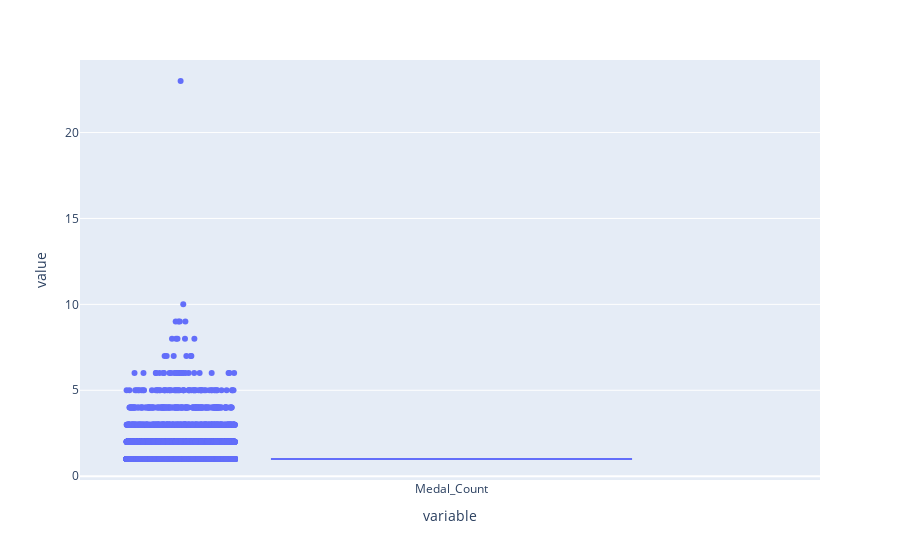

The code cell stored with this chart in its notebook:
### Code cell
# Apenas um teste de visualização com Plotly.
px.box(df_med_summer['Medal_Count'], points='all')

### Figure 1 — Plotly figure (JSON) as saved in the notebook; plotly's stock layout.template omitted (floating-point values rounded to 4 significant figures; data arrays with more than 128 entries replaced by an {"elided": "..."} marker saying what was removed)
{"data": [{"alignmentgroup": "True", "boxpoints": "all", "hovertemplate": "variable=%{x}<br>value=%{y}<extra></extra>", "legendgroup": "", "marker": {"color": "#636efa"}, "name": "", "notched": false, "offsetgroup": "", "orientation": "v", "showlegend": false, "type": "box", "x": {"elided": "29082 str values"}, "x0": " ", "xaxis": "x", "y": {"elided": "29082 int values"}, "y0": " ", "yaxis": "y"}], "layout": {"boxmode": "group", "legend": {"tracegroupgap": 0}, "margin": {"t": 60}, "xaxis": {"anchor": "y", "domain": [0, 1], "title": {"text": "variable"}}, "yaxis": {"anchor": "x", "domain": [0, 1], "title": {"text": "value"}}}}
